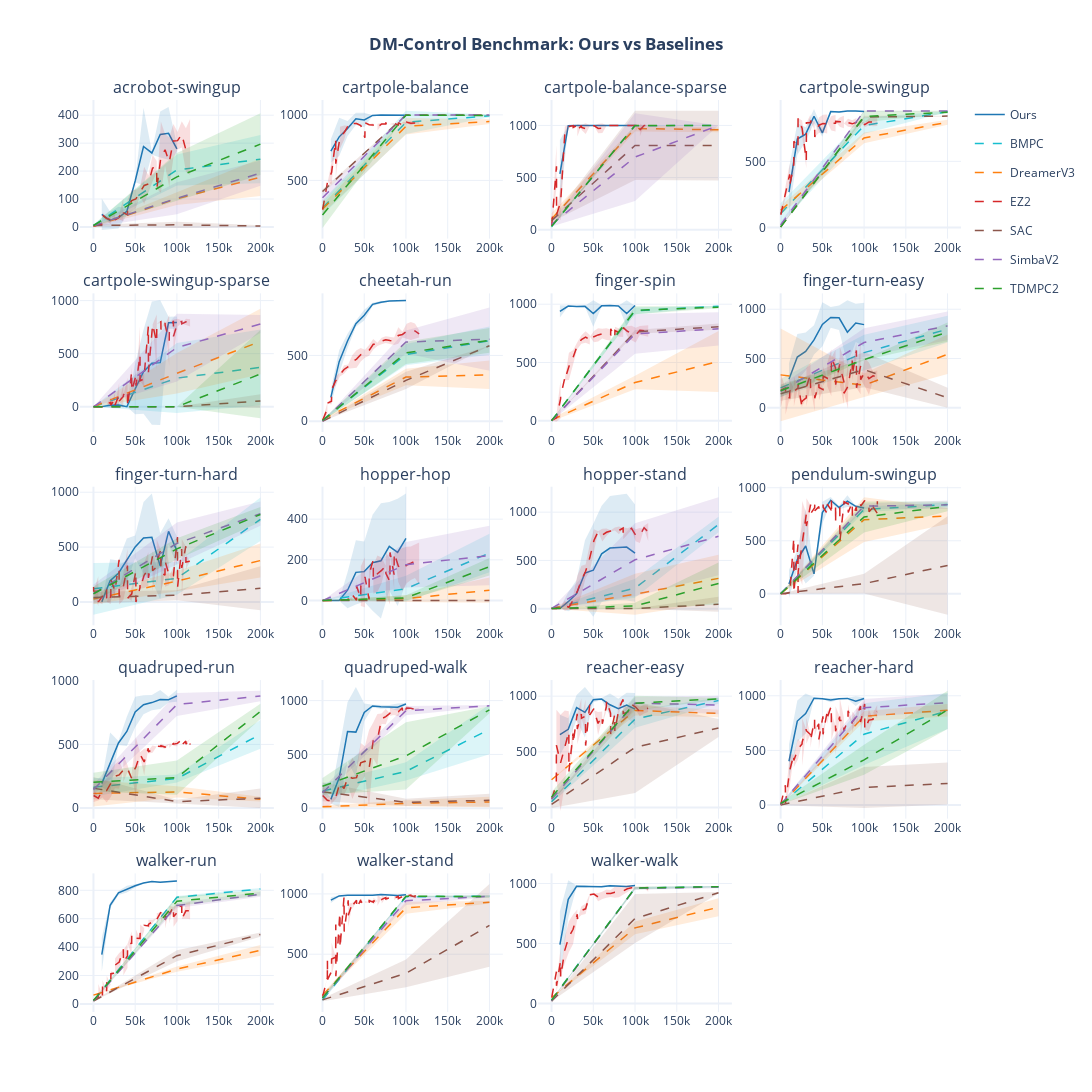

Here is the notebook cell this chart was saved with:
### Code cell
grid_fig = create_grid_figure(all_data, our_tasks, COLORS, cols=4)
grid_fig.show()
